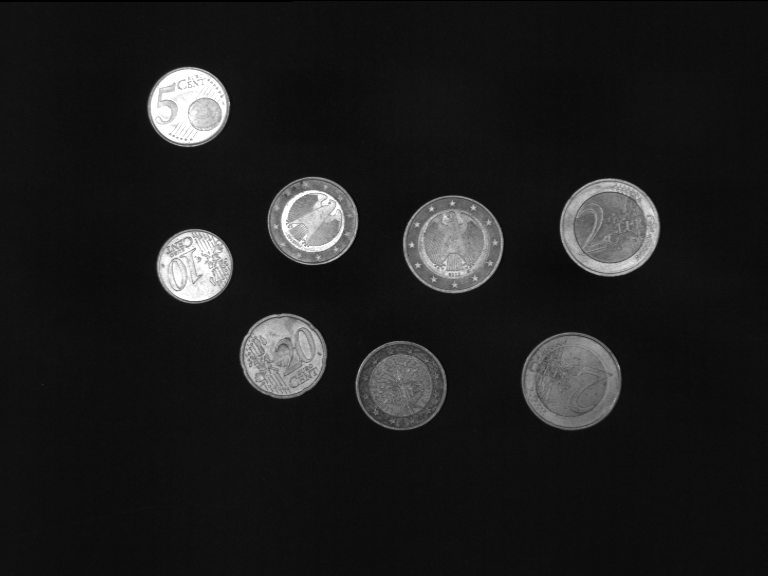
#> input picture Python/Q82545/Q82545.png, 768 x 576 px
$ jupyter execute --allow-errors Q82545-how-to-binarize-an-image-using-the-triangle-method.ipynb   (shell and % lines are left out)
#> lines starting #> are read from the running program, lines starting #| are printed output that depends on the picture; after the words box and inside, x2 and y2 are one past the last pixel; in counts of white or black regions, pixels touching at a corner belong together
[cell 1]
import numpy as np
import skimage.color
import skimage.io
import matplotlib.pyplot as plt

# read the image of a plant seedling as grayscale from the outset
image = skimage.io.imread(fname='Q82545.png', as_gray=True)
#> image is the input picture: shape (576, 768); min 0, max 255, mean 30.1

# display the image
fig, ax = plt.subplots()
plt.imshow(image, cmap='gray')
plt.show()

[cell 2]
histogram, bin_edges = np.histogram(image, bins=256, range=(0, 255))
#> histogram = 256 values, max 91744 at index 15, min 0 at index 1, mean 1728; bin_edges = 257 values from 0 to 255
# configure and draw the histogram figure
plt.figure()
plt.title("Grayscale Histogram")
plt.xlabel("grayscale value")
plt.ylabel("pixel count")
#plt.xlim([0.0, 1.0])  # <- named arguments do not work here

#plt.plot(bin_edges[0:-1], histogram)  # <- or here
plt.plot(histogram)
plt.show()
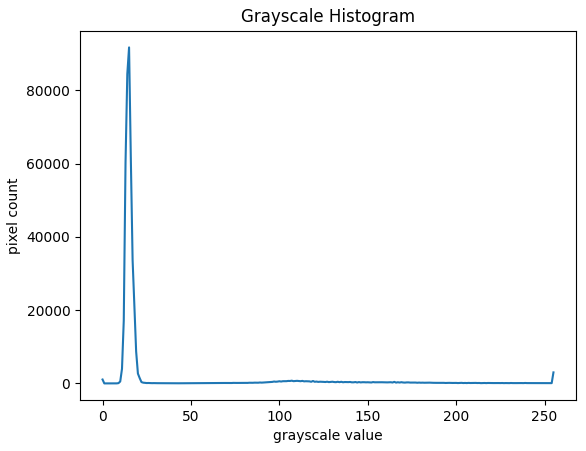
#> figure drawn by matplotlib, 1 panel; curve peaks at x = 15, y = 91744

#> (a cell that did not finish here is left out)

[cell 4]
import cv2

retval, dst = cv2.threshold(image, 50, 255, cv2.THRESH_BINARY)
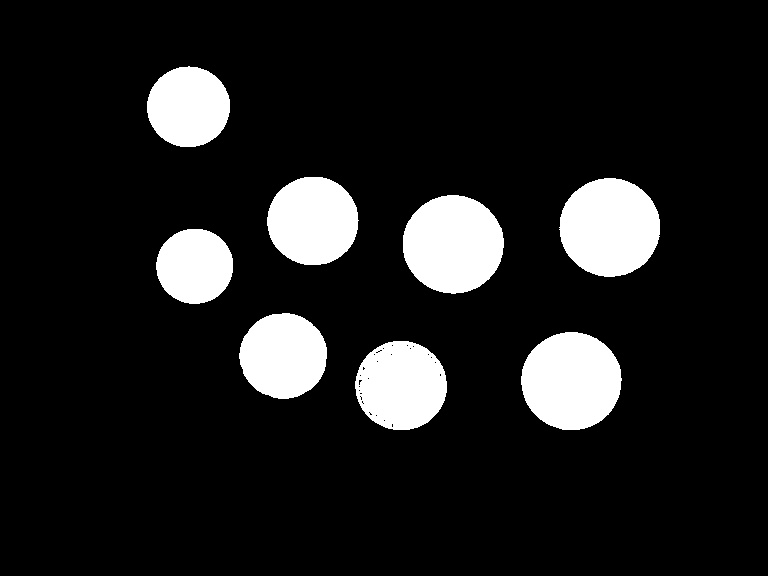
#> dst: shape (576, 768); 11.7% white; 8 white regions, largest, box (x1, y1, x2, y2) and area: (559, 178, 660, 277) 7806, (403, 195, 504, 294) 7803, (521, 332, 622, 430) 7735
# display the image
fig, ax = plt.subplots()
plt.imshow(dst, cmap='gray')
plt.show()
